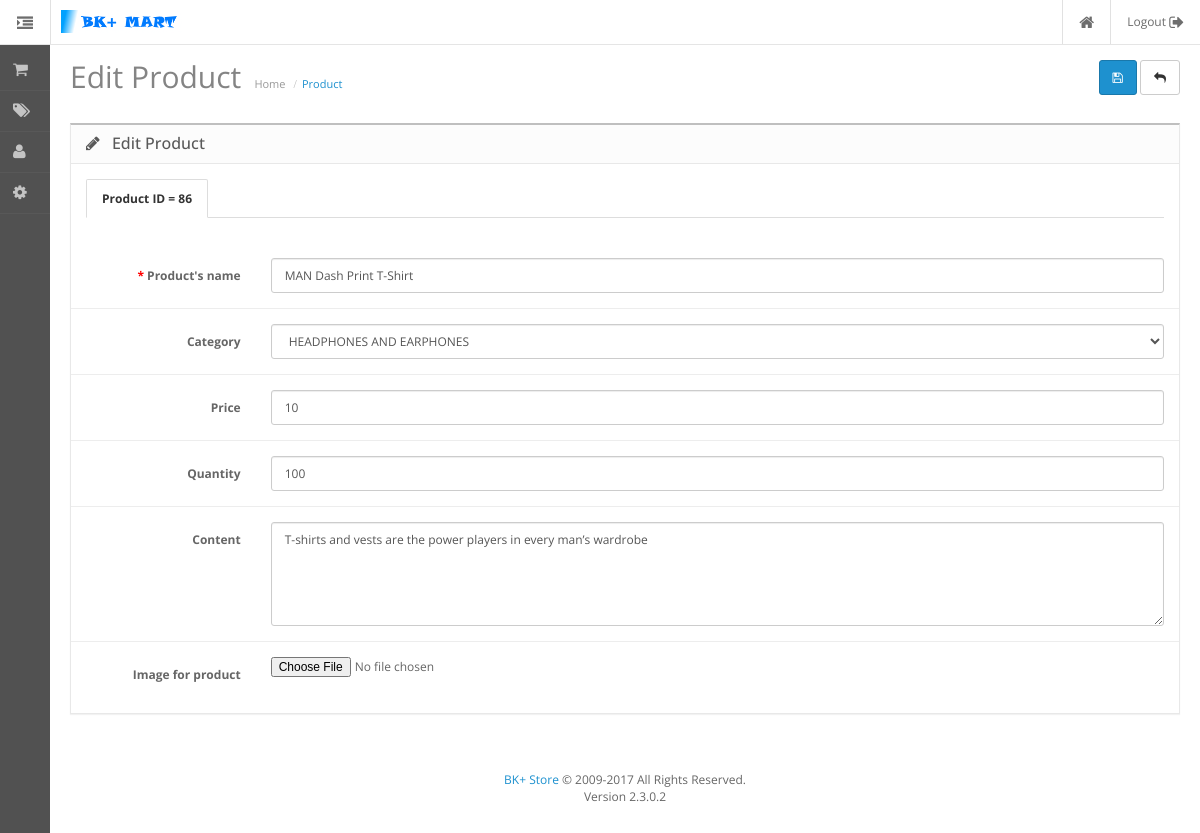
The page /admin/index.php?action=product_edit&product_id=86 (signed in) on the database its author committed.
### tables this page shows
CREATE TABLE `product` (
  `id` int(255) NOT NULL,
  `catalog_id` int(11) NOT NULL,
  `name` varchar(100) NOT NULL,
  `price` float NOT NULL DEFAULT '0',
  `qty` int(11) NOT NULL DEFAULT '0',
  `content` text NOT NULL,
  `image_link` varchar(120) NOT NULL DEFAULT 'http://localhost/sales/public/admin/image_upload/apple_cinema_30-100x100.jpg'
);

### system/admin.php (called while the page is built, shortened)
<?php
function load_header(){
    require 'widget/header.php';
}
function load_footer(){
    require 'widget/footer.php';
}
function load_widget($widget){
    require 'widget/'.$widget.'.php';
}
function load_sidebar(){
    require 'widget/sidebar.php';
}

### admin/action/product_edit.php (called while the page is built, shortened)
<?php
load_widget('content-product_edit');

### system/client.php (called while the page is built, shortened)
<?php
    function input_get($key){
        return isset($_GET[$key]) ? $_GET[$key] : FALSE;
        }
?>

### admin/db/product.php (called while the page is built, shortened)
<?php
function product_get_row($id){
    $sql = 'SELECT * FROM `product` WHERE id = '.$id.'';
    return db_select_row($sql);
}

### system/database.php (called while the page is built, shortened)
<?php
$conn = null;
function db_select_row($sql){
    global $conn;
    $result = mysqli_query($conn, $sql);
    $row = mysqli_fetch_array($result);
    return $row;
}

### admin/widget/content-product_edit.php (the view, shortened to what this page needs)
<?php
require 'db/product.php';
$id = input_get('product_id');
$product = product_get_row($id);
$query="SELECT * FROM `catalog`";
$search_result = filterTable($query);
function filterTable($query)
{
    $connect = mysqli_connect("localhost", "root", "", "banhang2");
    $filter_Result = mysqli_query($connect, $query);
    return $filter_Result;
}
?>
<div id="content">
    <div class="page-header">
        <div class="container-fluid">
            <div class="pull-right">
                <button type="submit" form="form-customer" data-toggle="tooltip" title="Save" class="btn btn-primary"><i class="fa fa-save"></i></button>
                <a href="http://localhost/sales/admin/index.php?action=product" data-toggle="tooltip" title="Cancel" class="btn btn-default"><i class="fa fa-reply"></i></a>
            </div>
            <h1>Edit Product</h1>
            <ul class="breadcrumb">
                <li><a href="">Home</a></li>
                <li><a href="">Product</a></li>
            </ul>
        </div>
    </div>
    <div class="container-fluid">
        <div class="panel panel-default">
            <div class="panel-heading">
                <h3 class="panel-title"><i class="fa fa-pencil"></i> Edit Product</h3>
            </div>
            <div class="panel-body">
                <form action="" method="post" enctype="multipart/form-data" id="form-category" class="form-horizontal">
                    <ul class="nav nav-tabs">
                        <li class="active"><a href="#tab-general" data-toggle="tab">Product ID = <?php echo $product['id'];?></a></li>
                    </ul>
                    <div class="tab-content">
                        <div class="tab-pane active" id="tab-general">
                            <div class="tab-content">
                                <div class="form-group required">
                                    <label class="col-sm-2 control-label" for="input-name1">Product's name</label>
                                    <div class="col-sm-10">
                                        <input type="text" name="name" value="<?php echo $product['name'];?>" placeholder="Input name of the product" id="name" class="form-control" />
                                    </div>
                                </div>
                                <div class="form-group">
                                    <label class="col-sm-2 control-label" for="input-meta-description1">Category</label>
                                    <div class="col-sm-10">
                                        <select name="cate_id" class="form-control">
                                            <?PHP while($item = mysqli_fetch_array($search_result)): ?>
                                            <option value="<?PHP echo $item['id']?>"><?PHP echo $item['name']?></option>
                                             <?PHP endwhile; ?>
                                        </select>
                                    </div>
                                </div>
                                <div class="form-group">
                                    <label class="col-sm-2 control-label" for="input-meta-description1">Price</label>
                                    <div class="col-sm-10">
                                        <input name="price" value="<?php echo $product['price'];?>" type="price" rows="5" placeholder="Input price" id="input-meta-description1" class="form-control"/>
                                    </div>
                                </div>
                                 <div class="form-group">
                                    <label class="col-sm-2 control-label" for="input-meta-description1">Quantity</label>
                                    <div class="col-sm-10">
                                        <input type="number" value="<?php echo $product['qty'];?>" name="qty" rows="5" placeholder="Input quantity" id="input-meta-description1" class="form-control"/>
                                    </div>
                                </div>
                                <div class="form-group">
                                    <label class="col-sm-2 control-label" for="input-meta-description1">Content</label>
                                    <div class="col-sm-10">
                                        <textarea name="content" rows="5" placeholder="Enter product's content" id="input-meta-description1" class="form-control" ><?php echo $product['content'];?></textarea>
                                    </div>
                                </div>
                                <div class="form-group">
                                    <label class="col-sm-2 control-label" for="input-meta-description1">Image for product</label>
                                    <div class="col-sm-10">
                                        <input type="file"  id="image" name="image">
                                    </div>
                                </div>
                            </div>
                        </div>
                    </div>
                </form>
            </div>
         </div>
    </div>
    <link href="view/javascript/summernote/summernote.css" rel="stylesheet" />
</div>

### public/admin/stylesheet/stylesheet.css (style rules this page uses)
html, body { height: 100%; margin: 0; padding: 0; font-family: 'Open Sans', sans-serif; font-size: 12px; color: #666666; text-rendering: optimizeLegibility; }
h1, h2, h3, h4, h5, h6, p { margin-top: 0; }
.page-header { vertical-align: middle; margin: 15px 0; padding: 0; border-bottom: none; }
.page-header h1 { font-family: 'Open Sans', sans-serif; font-weight: 400; font-size: 30px; color: #848484; display: inline-block; margin-bottom: 15px; }
.breadcrumb { display: inline-block; background: none; margin: 0; padding: 0 10px; }
.breadcrumb li a { color: #999999; font-size: 11px; padding: 0px; margin: 0px; }
.breadcrumb li:last-child a { color: #1e91cf; }
.breadcrumb li + li:before { content: "/"; font-family: FontAwesome; color: #BBBBBB; padding: 0 5px; }
.container-fluid { padding-left: 20px; padding-right: 20px; }
#content { padding-bottom: 40px; transition: all 0.3s; }
#column-left + #content { margin-left: 50px; }
.nav-tabs > li > a { color: #666; border-radius: 2px 2px 0 0; }
.nav-tabs { margin-bottom: 25px; }
.nav-tabs > li.active > a, .nav-tabs > li.active > a:hover, .nav-tabs > li.active > a:focus { font-weight: bold; color: #333; }
div.required .control-label:not(span):before, td.required:before { content: '* '; color: #F00; font-weight: bold; }
.form-group { padding-top: 15px; padding-bottom: 15px; margin-bottom: 0; }
.form-group + .form-group { border-top: 1px solid #ededed; }
.panel { border-radius: 0px; }
.panel .panel-heading { position: relative; }
.panel-heading h3 i { margin-right: 8px; -webkit-tap-highlight-color: rgba(0,0,0,0); }
.panel-heading i { font-size: 16px; font-weight: 500; }
.panel-heading h3 { font-size: 16px; font-weight: 500; display: inline-block; }
.panel-default { border: 1px solid #e8e8e8; border-top: 2px solid #bfbfbf; }
.panel-default .panel-heading { color: #595959; border-color: #e8e8e8; background: #fcfcfc; }

### rows shown on the page
product: id "86", name "MAN Dash Print T-Shirt", price "10", qty "100", content "T-shirts and vests are the power players in every man’s wardrobe"

### other values the page prints
form field cate_id "HEADPHONES AND EARPHONES"
